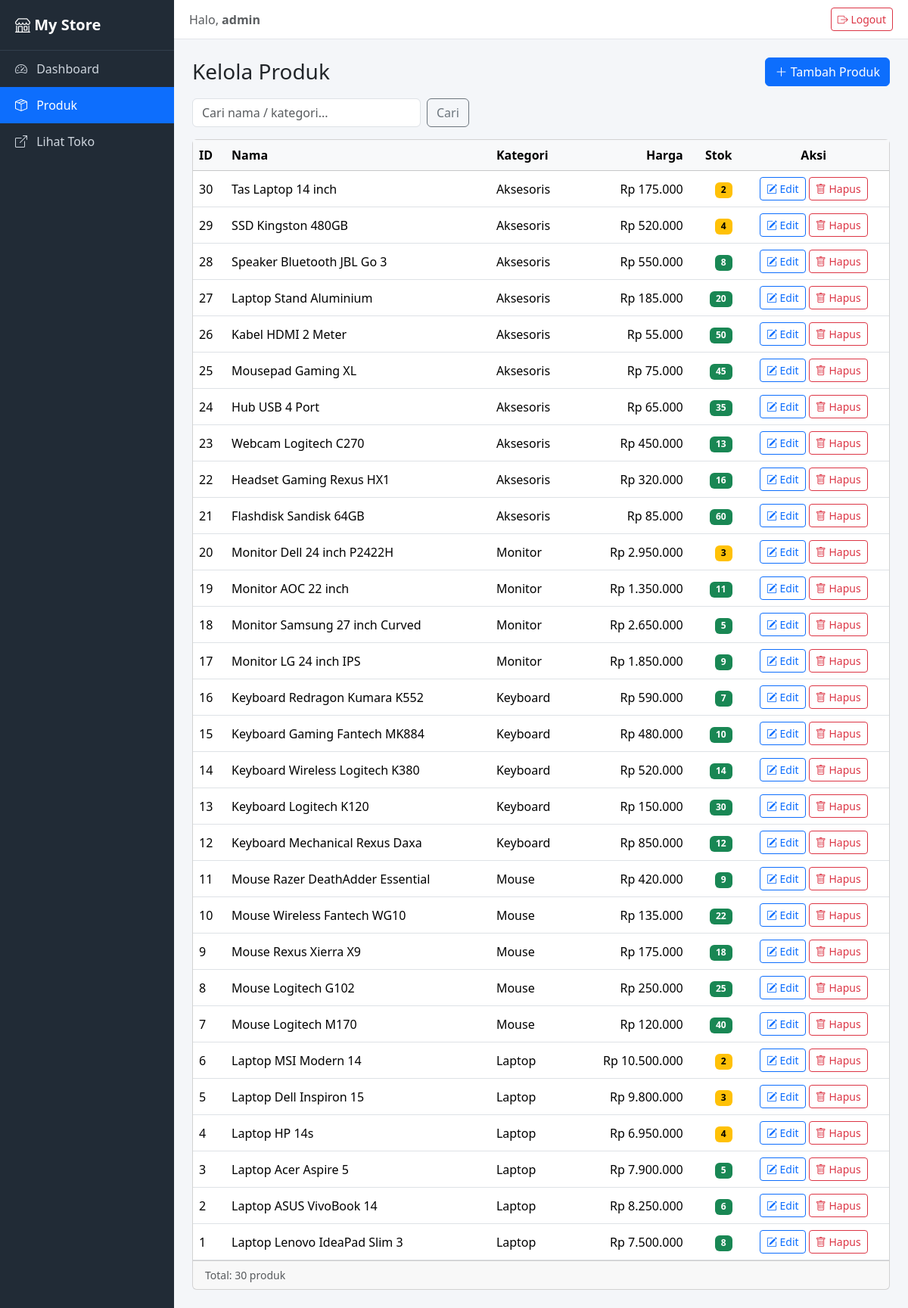
/admin/products (signed in), run on the app's committed database.
### tables this page shows
CREATE TABLE products (
  id INT AUTO_INCREMENT PRIMARY KEY,
  name VARCHAR(100) NOT NULL,
  category_id INT NULL,
  price DECIMAL(15,2) NOT NULL DEFAULT 0,
  stock INT NOT NULL DEFAULT 0,
  description TEXT NULL,
  created_at TIMESTAMP DEFAULT CURRENT_TIMESTAMP,
  CONSTRAINT fk_products_category FOREIGN KEY (category_id) REFERENCES categories(id) ON DELETE SET NULL
);

CREATE TABLE categories (
  id INT AUTO_INCREMENT PRIMARY KEY,
  name VARCHAR(100) NOT NULL
);

### app/helpers/helpers.php (called while the page is built, shortened)
<?php
function e($v): string
{
    return htmlspecialchars((string) $v, ENT_QUOTES, 'UTF-8');
}
function rupiah($n): string
{
    return 'Rp ' . number_format((float) $n, 0, ',', '.');
}
function render(string $page, array $data = [], string $layout = 'main'): void
{
    extract($data);
    require VIEW_PATH . "/pages/$page.php";
}

### app/controllers/AdminProductController.php (called while the page is built, shortened)
<?php
require_once __DIR__ . '/../models/Product.php';
class AdminProductController
{
    private Product $products;
    public function __construct()
    {
        $this->products   = new Product(db());
    }
    public function index(): void
    {
        $search = trim($_GET['q'] ?? '');
        render('admin/products/index', [
            'title'    => 'Kelola Produk - Admin',
            'products' => $this->products->all($search),
            'search'   => $search,
        ], 'admin');
    }
}

### public/index.php (called while the page is built, shortened)
<?php
require_once __DIR__ . '/../app/helpers/helpers.php';
require_once __DIR__ . '/../app/controllers/ProductController.php';
require_once __DIR__ . '/../app/controllers/AdminProductController.php';
$method = $_SERVER['REQUEST_METHOD'];
$uri    = rtrim(parse_url($_SERVER['REQUEST_URI'], PHP_URL_PATH), '/') ?: '/';
$routes = [
    'GET /'                       => ['HomeController', 'index'],
    'GET /products'               => ['ProductController', 'index'],
    'GET /login'                  => ['AuthController', 'showLogin'],
    'POST /login'                 => ['AuthController', 'login'],
    'GET /logout'                 => ['AuthController', 'logout'],
    'POST /logout'                => ['AuthController', 'logout'],
    'GET /admin'                  => ['AdminController', 'dashboard'],
    'GET /admin/products'         => ['AdminProductController', 'index'],
    'GET /admin/products/create'  => ['AdminProductController', 'create'],
    'POST /admin/products/store'  => ['AdminProductController', 'store'],
    'GET /admin/products/edit'    => ['AdminProductController', 'edit'],
    'POST /admin/products/update' => ['AdminProductController', 'update'],
    'POST /admin/products/delete' => ['AdminProductController', 'destroy'],
];
$key = "$method $uri";
[$class, $action] = $routes[$key];
(new $class())->$action();

### app/models/Product.php (called while the page is built, shortened)
<?php
class Product
{
    private PDO $db;
    public function __construct(PDO $db)
    {
        $this->db = $db;
    }
    public function all(string $search = ''): array
    {
        $sql = "SELECT p.*, c.name AS category_name
                FROM products p
                LEFT JOIN categories c ON c.id = p.category_id";
        $params = [];
        $sql .= " ORDER BY p.id DESC";
        $stmt = $this->db->prepare($sql);
        $stmt->execute($params);
        return $stmt->fetchAll();
    }
}

### views/pages/admin/products/index.php (the view, shortened to what this page needs)
<div class="d-flex flex-wrap justify-content-between align-items-center mb-3 gap-2">
    <h3 class="mb-0">Kelola Produk</h3>
    <a href="/admin/products/create" class="btn btn-primary"><i class="bi bi-plus-lg"></i> Tambah Produk</a>
</div>
<form method="GET" action="/admin/products" class="row g-2 mb-3">
    <div class="col-8 col-md-4">
        <input type="text" name="q" class="form-control" value="<?= e($search) ?>" placeholder="Cari nama / kategori...">
    </div>
    <div class="col-4 col-md-auto">
        <button class="btn btn-outline-secondary">Cari</button>
    </div>
</form>
<div class="card">
    <div class="table-responsive">
        <table class="table table-hover mb-0 align-middle">
            <thead class="table-light">
                <tr>
                    <th>ID</th><th>Nama</th><th>Kategori</th>
                    <th class="text-end">Harga</th><th class="text-end">Stok</th><th class="text-center">Aksi</th>
                </tr>
            </thead>
            <tbody>
            <?php foreach ($products as $p): ?>
                <tr>
                    <td><?= (int) $p['id'] ?></td>
                    <td><?= e($p['name']) ?></td>
                    <td><?= e($p['category_name'] ?? '-') ?></td>
                    <td class="text-end"><?= rupiah($p['price']) ?></td>
                    <td class="text-end">
                        <span class="badge <?= $p['stock'] < 5 ? 'text-bg-warning' : 'text-bg-success' ?>"><?= (int) $p['stock'] ?></span>
                    </td>
                    <td class="text-center text-nowrap">
                        <a href="/admin/products/edit?id=<?= (int) $p['id'] ?>" class="btn btn-sm btn-outline-primary">
                            <i class="bi bi-pencil-square"></i> Edit
                        </a>
                        <form method="POST" action="/admin/products/delete" class="d-inline"
                              data-confirm="Hapus produk &quot;<?= e($p['name']) ?>&quot;? Tindakan ini tidak bisa dibatalkan.">
                            <button class="btn btn-sm btn-outline-danger"><i class="bi bi-trash"></i> Hapus</button>
                        </form>
                    </td>
                </tr>
            <?php endforeach; ?>
            </tbody>
        </table>
    </div>
    <div class="card-footer text-muted small">Total: <?= count($products) ?> produk</div>
</div>

### public/css/admin.css (style rules this page uses)
body { background: #f4f6f9; }

### data on the page
products: id "30", name "Tas Laptop 14 inch", category.name "Aksesoris", price "Rp 175.000", stock "2"
products: id "29", name "SSD Kingston 480GB", category.name "Aksesoris", price "Rp 520.000", stock "4"
products: id "28", name "Speaker Bluetooth JBL Go 3", category.name "Aksesoris", price "Rp 550.000", stock "8"
products: id "27", name "Laptop Stand Aluminium", category.name "Aksesoris", price "Rp 185.000", stock "20"
products: id "26", name "Kabel HDMI 2 Meter", category.name "Aksesoris", price "Rp 55.000", stock "50"
products: id "25", name "Mousepad Gaming XL", category.name "Aksesoris", price "Rp 75.000", stock "45"
products: id "24", name "Hub USB 4 Port", category.name "Aksesoris", price "Rp 65.000", stock "35"
products: id "23", name "Webcam Logitech C270", category.name "Aksesoris", price "Rp 450.000", stock "13"
products: id "22", name "Headset Gaming Rexus HX1", category.name "Aksesoris", price "Rp 320.000", stock "16"
products: id "21", name "Flashdisk Sandisk 64GB", category.name "Aksesoris", price "Rp 85.000", stock "60"
products: id "20", name "Monitor Dell 24 inch P2422H", category.name "Monitor", price "Rp 2.950.000", stock "3"
products: id "19", name "Monitor AOC 22 inch", category.name "Monitor", price "Rp 1.350.000", stock "11"
products: id "18", name "Monitor Samsung 27 inch Curved", category.name "Monitor", price "Rp 2.650.000", stock "5"
products: id "17", name "Monitor LG 24 inch IPS", category.name "Monitor", price "Rp 1.850.000", stock "9"
products: id "16", name "Keyboard Redragon Kumara K552", category.name "Keyboard", price "Rp 590.000", stock "7"
products: id "15", name "Keyboard Gaming Fantech MK884", category.name "Keyboard", price "Rp 480.000", stock "10"
products: id "14", name "Keyboard Wireless Logitech K380", category.name "Keyboard", price "Rp 520.000", stock "14"
products: id "13", name "Keyboard Logitech K120", category.name "Keyboard", price "Rp 150.000", stock "30"
products: id "12", name "Keyboard Mechanical Rexus Daxa", category.name "Keyboard", price "Rp 850.000", stock "12"
products: id "11", name "Mouse Razer DeathAdder Essential", category.name "Mouse", price "Rp 420.000", stock "9"
products: id "10", name "Mouse Wireless Fantech WG10", category.name "Mouse", price "Rp 135.000", stock "22"
products: id "9", name "Mouse Rexus Xierra X9", category.name "Mouse", price "Rp 175.000", stock "18"
products: id "8", name "Mouse Logitech G102", category.name "Mouse", price "Rp 250.000", stock "25"
products: id "7", name "Mouse Logitech M170", category.name "Mouse", price "Rp 120.000", stock "40"
products: id "6", name "Laptop MSI Modern 14", category.name "Laptop", price "Rp 10.500.000", stock "2"
products: id "5", name "Laptop Dell Inspiron 15", category.name "Laptop", price "Rp 9.800.000", stock "3"
products: id "4", name "Laptop HP 14s", category.name "Laptop", price "Rp 6.950.000", stock "4"
products: id "3", name "Laptop Acer Aspire 5", category.name "Laptop", price "Rp 7.900.000", stock "5"
products: id "2", name "Laptop ASUS VivoBook 14", category.name "Laptop", price "Rp 8.250.000", stock "6"
products: id "1", name "Laptop Lenovo IdeaPad Slim 3", category.name "Laptop", price "Rp 7.500.000", stock "8"

### other printed values
$_SESSION['username'] "admin"
count($products) "30"
